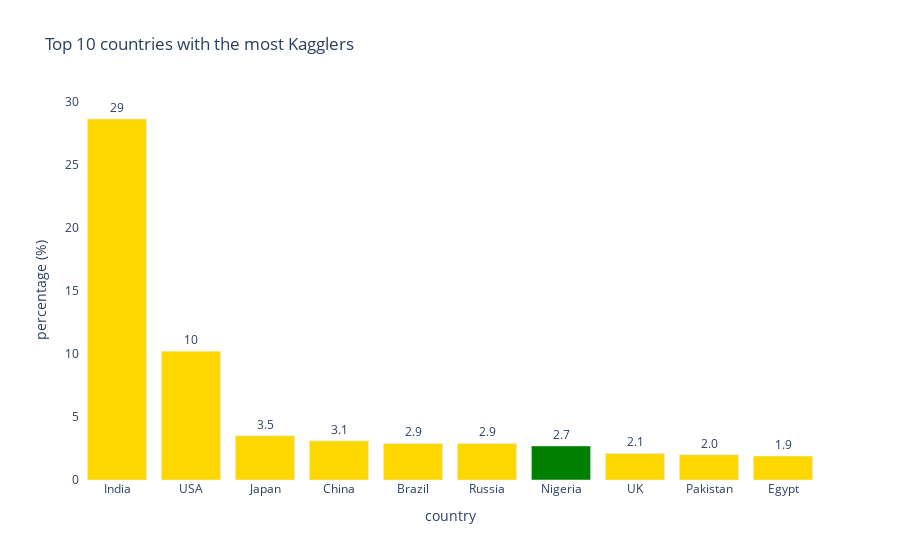

Notebook source saved alongside this figure:
### Markdown cell above
# In comparison to other countries,  Nigeria Kagglers make up about 2.7% and Nigeria ranks 7th

### Code cell
top10_countries = df['Q3'].value_counts(normalize=True, ascending=False) #Count the number of countries and express it as a fraction
top10_countries = top10_countries.drop(["Other"], axis=0) #drop "Other"
top10_countries = top10_countries.mul(100) #multiply the values by 100 (i.e. percentage)
top10_countries = top10_countries.rename("percentage (%)").reset_index()
top10_countries = top10_countries.rename(columns={"index":"country"})
top10_countries = top10_countries.head(10).round(decimals=1)



top10_countries["color"] = "gold" #color the others gold
top10_countries.loc[top10_countries["country"] == "Nigeria", ["color"]] = "green" #color Nigeria green

fig = px.bar(top10_countries, x="country", y="percentage (%)", text='percentage (%)', 
             title="Top 10 countries with the most Kagglers")
fig.update_traces(texttemplate='%{text:.2s}', textposition='outside', marker_color=top10_countries.color) 
fig.update_layout(uniformtext_minsize=8, uniformtext_mode='hide', plot_bgcolor = "white")

fig.show()

### Figure 1 — Plotly figure (JSON) as saved in the notebook; plotly's stock layout.template omitted (floating-point values rounded to 4 significant figures)
{"data": [{"alignmentgroup": "True", "hovertemplate": "country=%{x}<br>percentage (%)=%{text}<extra></extra>", "legendgroup": "", "marker": {"color": ["gold", "gold", "gold", "gold", "gold", "gold", "green", "gold", "gold", "gold"]}, "name": "", "offsetgroup": "", "orientation": "v", "showlegend": false, "text": [28.6, 10.2, 3.5, 3.1, 2.9, 2.9, 2.7, 2.1, 2, 1.9], "textposition": "outside", "texttemplate": "%{text:.2s}", "type": "bar", "x": ["India", "USA", "Japan", "China", "Brazil", "Russia", "Nigeria", "UK", "Pakistan", "Egypt"], "xaxis": "x", "y": [28.6, 10.2, 3.5, 3.1, 2.9, 2.9, 2.7, 2.1, 2, 1.9], "yaxis": "y"}], "layout": {"barmode": "relative", "legend": {"tracegroupgap": 0}, "plot_bgcolor": "white", "title": {"text": "Top 10 countries with the most Kagglers"}, "uniformtext": {"minsize": 8, "mode": "hide"}, "xaxis": {"anchor": "y", "domain": [0, 1], "title": {"text": "country"}}, "yaxis": {"anchor": "x", "domain": [0, 1], "title": {"text": "percentage (%)"}}}}
